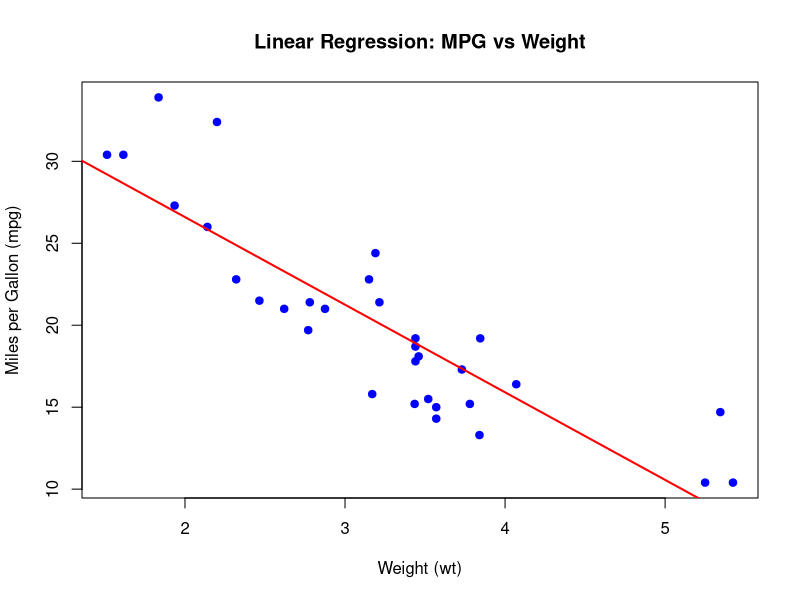

Recreate this plot in R.
# **** Linear Regression ****

# Data used: Helmut Spaeth, Mathematical Algorithms for Linear
# Regression (1991)and D G Kleinbaum and L L Kupper,
# Applied Regression Analysis and Other Multivariable Methods (1978)

# In simple liner regression you create linear model
# y = a + bx I
# x is the independent variable or predictor.
 # y is dependent variable or response.

# Use the linear model function lm()
# Read data ----
# Load the dataset
data(mtcars)

# Fit the linear model (mpg predicted by wt)
model <- lm(mpg ~ wt, data = mtcars)

# Scatter plot
plot(mtcars$wt, mtcars$mpg,
     xlab = "Weight (wt)",
     ylab = "Miles per Gallon (mpg)",
     pch = 19,
     col = "blue",
     main = "Linear Regression: MPG vs Weight")

# Add regression line
abline(model, col = "red", lwd = 2)

# Calculate the Pearson's Correlation 
# Use cor() function

cor(mtcars$mpg, mtcars$wt, method = "pearson")

# Perform linear rearession usina lm function
# Predictor/Independent - wt
# Response/dependent - mpg
# Fit the linear model (mpg predicted by wt)
model <- lm(mpg ~ wt, data = mtcars)

# Get the summary of regression ----
# (1) Value of the coefficients
# (2) R-squared value
# (2) t-test result

summary(model)

# Confidence interval for estimated coefficients ----
# Use confint()
# View confidence intervals (default 95%)
confint(model)

